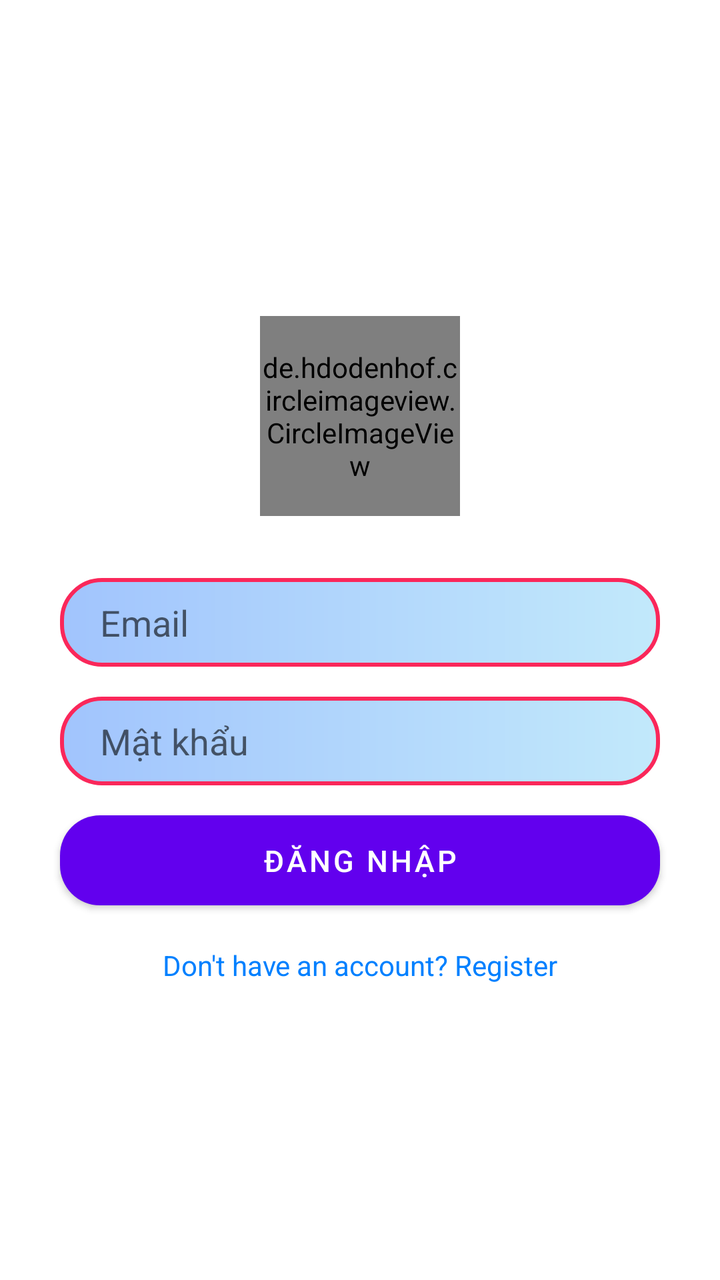
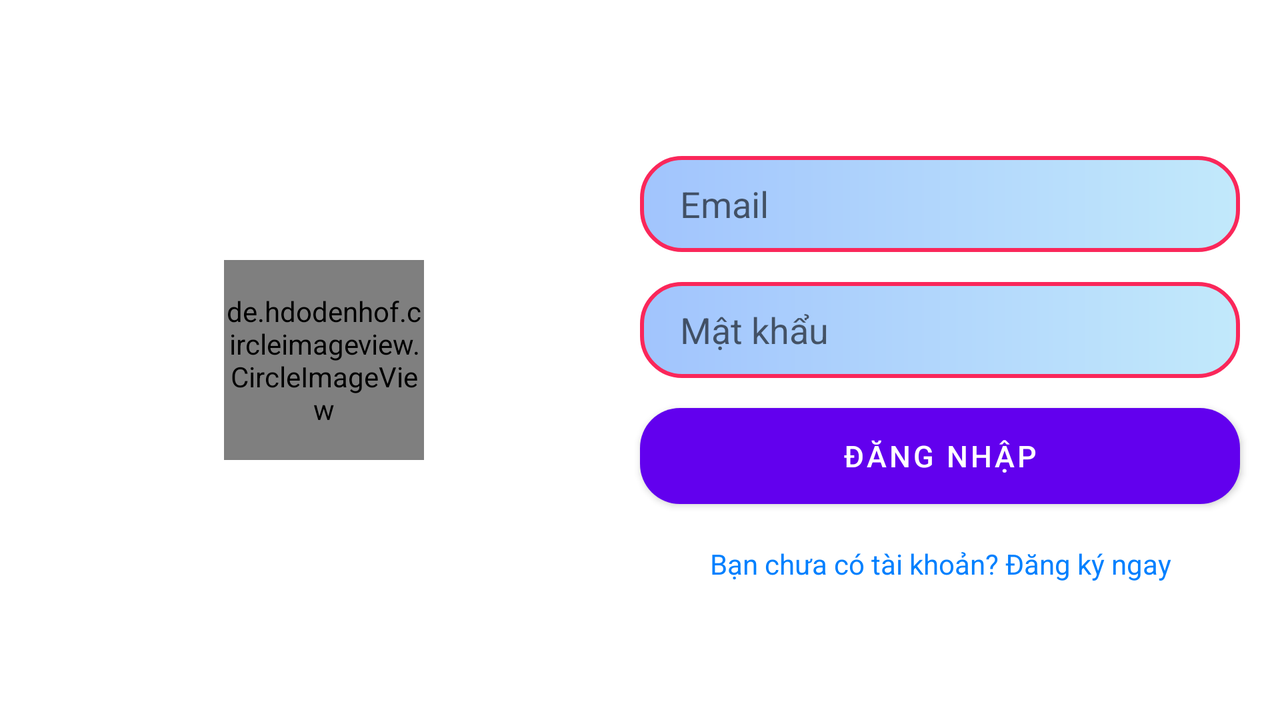

Compare how this app lays out the same screen by default and in its alternative resource folder. The renders come first, then the two layout files and the values they reference.
<!-- AndroidManifest.xml: application theme Theme.BeWithYou -->
<!-- res/layout/activity_login_page.xml -->
<?xml version="1.0" encoding="utf-8"?>
<LinearLayout xmlns:android="http://schemas.android.com/apk/res/android"
    xmlns:app="http://schemas.android.com/apk/res-auto"
    xmlns:tools="http://schemas.android.com/tools"
    android:orientation="vertical"
    android:gravity="center"
    android:padding="12dp"
    android:layout_width="match_parent"
    android:layout_height="match_parent"
    tools:context=".ui.auth.RegisterPage">

    <de.hdodenhof.circleimageview.CircleImageView
        android:layout_margin="16dp"
        android:layout_width="100dp"
        android:layout_height="100dp"
        android:src="@drawable/ic_logo" />

    <EditText
        android:layout_width="300dp"
        android:layout_height="wrap_content"
        android:layout_marginTop="15dp"
        android:hint="Email"
        android:paddingRight="20dp"
        android:paddingLeft="20dp"
        android:paddingTop="10dp"
        android:paddingBottom="10dp"
        android:background="@drawable/textview_border"
        android:id="@+id/email"/>

    <EditText
        android:layout_width="300dp"
        android:layout_height="wrap_content"
        android:layout_marginTop="15dp"
        android:hint="Mật khẩu"
        android:paddingRight="20dp"
        android:paddingLeft="20dp"
        android:paddingTop="10dp"
        android:paddingBottom="10dp"
        android:background="@drawable/textview_border"
        android:id="@+id/password"/>

    <Button
        android:layout_width="300dp"
        android:layout_height="45dp"
        android:layout_marginTop="15sp"
        android:text="Đăng nhập"
        android:textSize="15dp"
        android:background="@drawable/custom_button"
        android:textColor="#FFF"
        android:id="@+id/login"/>

    <TextView
        android:layout_width="300dp"
        android:layout_height="30dp"
        android:text="Don't have an account? Register"
        android:gravity="center"
        android:layout_marginTop="15dp"
        android:textColor="#0080FF"
        android:id="@+id/register_user"/>

</LinearLayout>
<!-- resources referenced by this layout -->
<resources>
  <!-- drawable custom_button (drawable) -->
  <?xml version="1.0" encoding="utf-8"?>
  <shape xmlns:android="http://schemas.android.com/apk/res/android"
      android:shape="rectangle">
      <corners android:radius="20dp" />
      <gradient
          android:startColor="#FA275A"
          android:endColor="#DAACAC"
          android:angle="270" />
  </shape>
  <!-- drawable ic_logo: jpg bitmap (drawable, 56602 bytes) -->
  <!-- drawable textview_border (drawable) -->
  <?xml version="1.0" encoding="utf-8"?>
  <shape xmlns:android="http://schemas.android.com/apk/res/android"
      android:shape="rectangle">
      <stroke
          android:width="2dp"
          android:color="#FA275A" />
      <corners
          android:radius="20dp" />
      <solid android:color="@android:color/white" />
      <gradient
          android:type="linear"
          android:startColor="#a1c4fd "
          android:endColor="#c2e9fb"
          android:angle="0" />
  </shape>
  <style name="Theme.BeWithYou" parent="Theme.MaterialComponents.DayNight.DarkActionBar">
          
          <item name="colorPrimary">@color/purple_500</item>
          <item name="colorPrimaryVariant">@color/purple_700</item>
          <item name="colorOnPrimary">@color/white</item>
          
          <item name="colorSecondary">@color/teal_200</item>
          <item name="colorSecondaryVariant">@color/teal_700</item>
          <item name="colorOnSecondary">@color/black</item>
          
          <item name="android:statusBarColor">?attr/colorPrimaryVariant</item>
          
      </style>
  <color name="purple_500">#FF6200EE</color>
  <color name="purple_700">#FF3700B3</color>
  <color name="white">#FFFFFFFF</color>
  <color name="teal_200">#FF03DAC5</color>
  <color name="teal_700">#FF018786</color>
  <color name="black">#FF000000</color>
</resources>
<!-- res/layout-land/activity_login_page.xml (the repository's variant of the layout above) -->
<!-- drawn on the phone turned sideways -->
<?xml version="1.0" encoding="utf-8"?>
<LinearLayout xmlns:android="http://schemas.android.com/apk/res/android"
    xmlns:app="http://schemas.android.com/apk/res-auto"
    xmlns:tools="http://schemas.android.com/tools"
    android:orientation="horizontal"
    android:gravity="center"
    android:padding="12dp"
    android:layout_width="match_parent"
    android:layout_height="match_parent"
    tools:context=".ui.auth.RegisterPage">
    <LinearLayout
        android:layout_width="300dp"
        android:layout_height="match_parent"
        android:gravity="center">
        <de.hdodenhof.circleimageview.CircleImageView
            android:layout_margin="16dp"
            android:layout_width="100dp"
            android:layout_height="100dp"
            android:src="@drawable/ic_logo" />
    </LinearLayout>
    <LinearLayout
        android:layout_width="match_parent"
        android:layout_height="match_parent"
        android:orientation="vertical"
        android:gravity="center">
        <EditText
            android:layout_width="300dp"
            android:layout_height="48dp"
            android:layout_marginTop="15dp"
            android:hint="Email"
            android:paddingRight="20dp"
            android:paddingLeft="20dp"
            android:paddingTop="10dp"
            android:paddingBottom="10dp"
            android:background="@drawable/textview_border"
            android:id="@+id/email"/>
        <EditText
            android:layout_width="300dp"
            android:layout_height="48dp"
            android:layout_marginTop="15dp"
            android:hint="Mật khẩu"
            android:paddingRight="20dp"
            android:paddingLeft="20dp"
            android:paddingTop="10dp"
            android:paddingBottom="10dp"
            android:background="@drawable/textview_border"
            android:id="@+id/password"/>
        <Button
            android:layout_width="300dp"
            android:layout_height="48dp"
            android:layout_marginTop="15sp"
            android:text="Đăng nhập"
            android:textSize="15sp"
            android:background="@drawable/custom_button"
            android:textColor="#FFF"
            android:id="@+id/login"/>
        <TextView
            android:layout_width="300dp"
            android:layout_height="30dp"
            android:text="Bạn chưa có tài khoản? Đăng ký ngay"
            android:gravity="center"
            android:layout_marginTop="15dp"
            android:textColor="#0080FF"
            android:id="@+id/register_user"/>
    </LinearLayout>

</LinearLayout>
